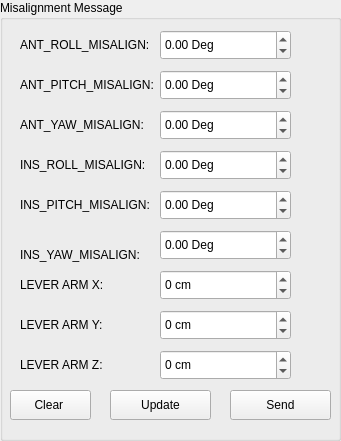
       <widget class="QGroupBox" name="groupBox_2">
        <property name="geometry">
         <rect>
          <x>750</x>
          <y>10</y>
          <width>341</width>
          <height>441</height>
         </rect>
        </property>
        <property name="font">
         <font>
          <pointsize>9</pointsize>
         </font>
        </property>
        <property name="title">
         <string>Misalignment Message</string>
        </property>
        <widget class="QLabel" name="lblMisAlignMessRoll">
         <property name="geometry">
          <rect>
           <x>20</x>
           <y>30</y>
           <width>131</width>
           <height>30</height>
          </rect>
         </property>
         <property name="font">
          <font>
           <pointsize>9</pointsize>
          </font>
         </property>
         <property name="text">
          <string>ANT_ROLL_MISALIGN:</string>
         </property>
        </widget>
        <widget class="QDoubleSpinBox" name="sbMisAlignMessAntRoll">
         <property name="geometry">
          <rect>
           <x>160</x>
           <y>30</y>
           <width>131</width>
           <height>30</height>
          </rect>
         </property>
         <property name="font">
          <font>
           <pointsize>9</pointsize>
          </font>
         </property>
         <property name="suffix">
          <string> Deg</string>
         </property>
         <property name="minimum">
          <double>-999999999.000000000000000</double>
         </property>
         <property name="maximum">
          <double>99999999.000000000000000</double>
         </property>
        </widget>
        <widget class="QLabel" name="lblMisAlignMessPitch">
         <property name="geometry">
          <rect>
           <x>20</x>
           <y>70</y>
           <width>141</width>
           <height>30</height>
          </rect>
         </property>
         <property name="font">
          <font>
           <pointsize>9</pointsize>
          </font>
         </property>
         <property name="text">
          <string>ANT_PITCH_MISALIGN:</string>
         </property>
        </widget>
        <widget class="QDoubleSpinBox" name="sbMisAlignMessAntPitch">
         <property name="geometry">
          <rect>
           <x>160</x>
           <y>70</y>
           <width>131</width>
           <height>30</height>
          </rect>
         </property>
         <property name="font">
          <font>
           <pointsize>9</pointsize>
          </font>
         </property>
         <property name="suffix">
          <string> Deg</string>
         </property>
         <property name="minimum">
          <double>-999999999.000000000000000</double>
         </property>
         <property name="maximum">
          <double>99999999.000000000000000</double>
         </property>
        </widget>
        <widget class="QDoubleSpinBox" name="sbMisAlignMessAntYaw">
         <property name="geometry">
          <rect>
           <x>160</x>
           <y>110</y>
           <width>131</width>
           <height>30</height>
          </rect>
         </property>
         <property name="font">
          <font>
           <pointsize>9</pointsize>
          </font>
         </property>
         <property name="suffix">
          <string> Deg</string>
         </property>
         <property name="minimum">
          <double>-999999999.000000000000000</double>
         </property>
         <property name="maximum">
          <double>99999999.000000000000000</double>
         </property>
        </widget>
        <widget class="QLabel" name="lblMisAlignMessYaw">
         <property name="geometry">
          <rect>
           <x>20</x>
           <y>110</y>
           <width>141</width>
           <height>30</height>
          </rect>
         </property>
         <property name="font">
          <font>
           <pointsize>9</pointsize>
          </font>
         </property>
         <property name="text">
          <string>ANT_YAW_MISALIGN:</string>
         </property>
        </widget>
        <widget class="QLabel" name="lblMisAlignMessLeverArmX">
         <property name="geometry">
          <rect>
           <x>20</x>
           <y>270</y>
           <width>111</width>
           <height>30</height>
          </rect>
         </property>
         <property name="font">
          <font>
           <pointsize>9</pointsize>
          </font>
         </property>
         <property name="text">
          <string>LEVER ARM X:</string>
         </property>
        </widget>
        <widget class="QDoubleSpinBox" name="sbMisAlignMessLeverArmX">
         <property name="geometry">
          <rect>
           <x>160</x>
           <y>270</y>
           <width>131</width>
           <height>30</height>
          </rect>
         </property>
         <property name="font">
          <font>
           <pointsize>9</pointsize>
          </font>
         </property>
         <property name="suffix">
          <string> cm</string>
         </property>
         <property name="decimals">
          <number>0</number>
         </property>
         <property name="minimum">
          <double>-999999999.000000000000000</double>
         </property>
         <property name="maximum">
          <double>99999999.000000000000000</double>
         </property>
        </widget>
        <widget class="QLabel" name="lblMisAlignMessLeverArmY">
         <property name="geometry">
          <rect>
           <x>20</x>
           <y>310</y>
           <width>111</width>
           <height>30</height>
          </rect>
         </property>
         <property name="font">
          <font>
           <pointsize>9</pointsize>
          </font>
         </property>
         <property name="text">
          <string>LEVER ARM Y:</string>
         </property>
        </widget>
        <widget class="QDoubleSpinBox" name="sbMisAlignMessLeverArmY">
         <property name="geometry">
          <rect>
           <x>160</x>
           <y>310</y>
           <width>131</width>
           <height>30</height>
          </rect>
         </property>
         <property name="font">
          <font>
           <pointsize>9</pointsize>
          </font>
         </property>
         <property name="suffix">
          <string> cm</string>
         </property>
         <property name="decimals">
          <number>0</number>
         </property>
         <property name="minimum">
          <double>-999999999.000000000000000</double>
         </property>
         <property name="maximum">
          <double>99999999.000000000000000</double>
         </property>
        </widget>
        <widget class="QLabel" name="lblMisAlignMessLeverArmZ">
         <property name="geometry">
          <rect>
           <x>20</x>
           <y>350</y>
           <width>111</width>
           <height>30</height>
          </rect>
         </property>
         <property name="font">
          <font>
           <pointsize>9</pointsize>
          </font>
         </property>
         <property name="text">
          <string>LEVER ARM Z:</string>
         </property>
        </widget>
        <widget class="QDoubleSpinBox" name="sbMisAlignMessLeverArmZ">
         <property name="geometry">
          <rect>
           <x>160</x>
           <y>350</y>
           <width>131</width>
           <height>30</height>
          </rect>
         </property>
         <property name="font">
          <font>
           <pointsize>9</pointsize>
          </font>
         </property>
         <property name="suffix">
          <string> cm</string>
         </property>
         <property name="decimals">
          <number>0</number>
         </property>
         <property name="minimum">
          <double>-999999999.000000000000000</double>
         </property>
         <property name="maximum">
          <double>99999999.000000000000000</double>
         </property>
        </widget>
        <widget class="QPushButton" name="pbUpdateMisalignmentMess">
         <property name="geometry">
          <rect>
           <x>110</x>
           <y>390</y>
           <width>101</width>
           <height>30</height>
          </rect>
         </property>
         <property name="font">
          <font>
           <pointsize>9</pointsize>
          </font>
         </property>
         <property name="text">
          <string>Update</string>
         </property>
        </widget>
        <widget class="QDoubleSpinBox" name="sbMisAlignMessINSPitch">
         <property name="geometry">
          <rect>
           <x>160</x>
           <y>190</y>
           <width>131</width>
           <height>30</height>
          </rect>
         </property>
         <property name="font">
          <font>
           <pointsize>9</pointsize>
          </font>
         </property>
         <property name="suffix">
          <string> Deg</string>
         </property>
         <property name="minimum">
          <double>-999999999.000000000000000</double>
         </property>
         <property name="maximum">
          <double>99999999.000000000000000</double>
         </property>
        </widget>
        <widget class="QLabel" name="lblMisAlignMessYaw_2">
         <property name="geometry">
          <rect>
           <x>20</x>
           <y>240</y>
           <width>141</width>
           <height>30</height>
          </rect>
         </property>
         <property name="font">
          <font>
           <pointsize>9</pointsize>
          </font>
         </property>
         <property name="text">
          <string>INS_YAW_MISALIGN:</string>
         </property>
        </widget>
        <widget class="QLabel" name="lblMisAlignMessPitch_2">
         <property name="geometry">
          <rect>
           <x>20</x>
           <y>190</y>
           <width>141</width>
           <height>30</height>
          </rect>
         </property>
         <property name="font">
          <font>
           <pointsize>9</pointsize>
          </font>
         </property>
         <property name="text">
          <string>INS_PITCH_MISALIGN:</string>
         </property>
        </widget>
        <widget class="QLabel" name="lblMisAlignMessRoll_2">
         <property name="geometry">
          <rect>
           <x>20</x>
           <y>150</y>
           <width>131</width>
           <height>30</height>
          </rect>
         </property>
         <property name="font">
          <font>
           <pointsize>9</pointsize>
          </font>
         </property>
         <property name="text">
          <string>INS_ROLL_MISALIGN:</string>
         </property>
        </widget>
        <widget class="QDoubleSpinBox" name="sbMisAlignMessINSRoll">
         <property name="geometry">
          <rect>
           <x>160</x>
           <y>150</y>
           <width>131</width>
           <height>30</height>
          </rect>
         </property>
         <property name="font">
          <font>
           <pointsize>9</pointsize>
          </font>
         </property>
         <property name="suffix">
          <string> Deg</string>
         </property>
         <property name="minimum">
          <double>-999999999.000000000000000</double>
         </property>
         <property name="maximum">
          <double>99999999.000000000000000</double>
         </property>
        </widget>
        <widget class="QDoubleSpinBox" name="sbMisAlignMessINSYaw">
         <property name="geometry">
          <rect>
           <x>160</x>
           <y>230</y>
           <width>131</width>
           <height>30</height>
          </rect>
         </property>
         <property name="font">
          <font>
           <pointsize>9</pointsize>
          </font>
         </property>
         <property name="suffix">
          <string> Deg</string>
         </property>
         <property name="minimum">
          <double>-999999999.000000000000000</double>
         </property>
         <property name="maximum">
          <double>99999999.000000000000000</double>
         </property>
        </widget>
        <widget class="QPushButton" name="pbSendMisalignmentMess">
         <property name="geometry">
          <rect>
           <x>230</x>
           <y>390</y>
           <width>101</width>
           <height>30</height>
          </rect>
         </property>
         <property name="font">
          <font>
           <pointsize>9</pointsize>
          </font>
         </property>
         <property name="text">
          <string>Send</string>
         </property>
        </widget>
        <widget class="QPushButton" name="ClearMisalignmentMess">
         <property name="geometry">
          <rect>
           <x>10</x>
           <y>390</y>
           <width>81</width>
           <height>30</height>
          </rect>
         </property>
         <property name="font">
          <font>
           <pointsize>9</pointsize>
          </font>
         </property>
         <property name="text">
          <string>Clear </string>
         </property>
        </widget>
       </widget>
